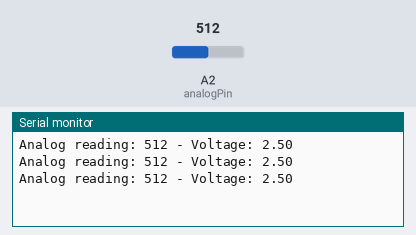
This sketch was run on a simulated Arduino Uno, built with avr-gcc and run on an emulated ATmega328P. Shown: the last lines printed to the serial monitor. Inputs (shaded band) come from the test bench; at power-on: A2 (analogPin) = 512.

Above: at 1.3 s.
1.4 s: A2 (analogPin) set to 716
At 1.9 s:
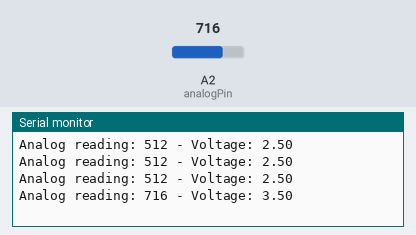
2.9 s: A2 (analogPin) set to 900
At 3.4 s:
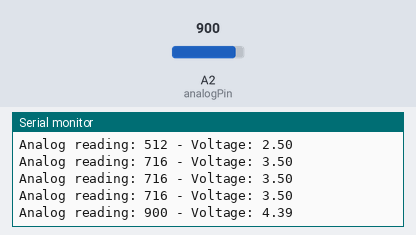
Timing chart, 0 to 5.9 s (numbered marks = the images above; inputs shaded):
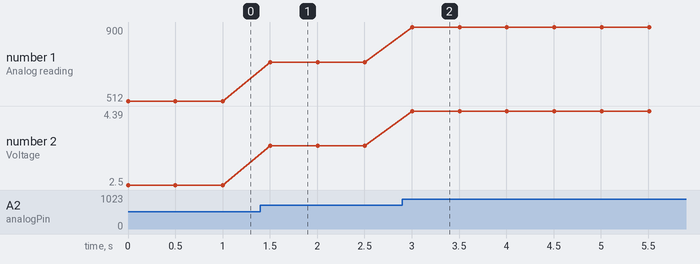

Measured:
- after the input at 1.4 s, the serial monitor: prints a new line after 0.10 s (image 1)
- after the input at 2.9 s, the serial monitor: prints a new line after 0.11 s (image 2)
- plotted number 1: 512 → 716 after the input at 1.4 s, 716 → 900 after the input at 2.9 s
- plotted number 2: 2.5 → 3.5 after the input at 1.4 s, 3.5 → 4.39 after the input at 2.9 s

The sketch:

Light_Sensor_module.ino
```cpp
//Light senosr module
int analogPin = A2;

int val = 0;        // Variable to store the analog value


void setup() {

  Serial.begin(9600); // Initialize serial communication

}


void loop() {

  val = analogRead(analogPin); // Read the analog value

  float voltage = val * (5.0 / 1024.0); // Convert to voltage

  Serial.print("Analog reading: ");

  Serial.print(val); // Print the raw analog reading

  Serial.print(" - Voltage: ");

  Serial.println(voltage, 2); // Print the voltage (rounded to 2 decimal places)

  delay(500); // Delay for stability

}
```
